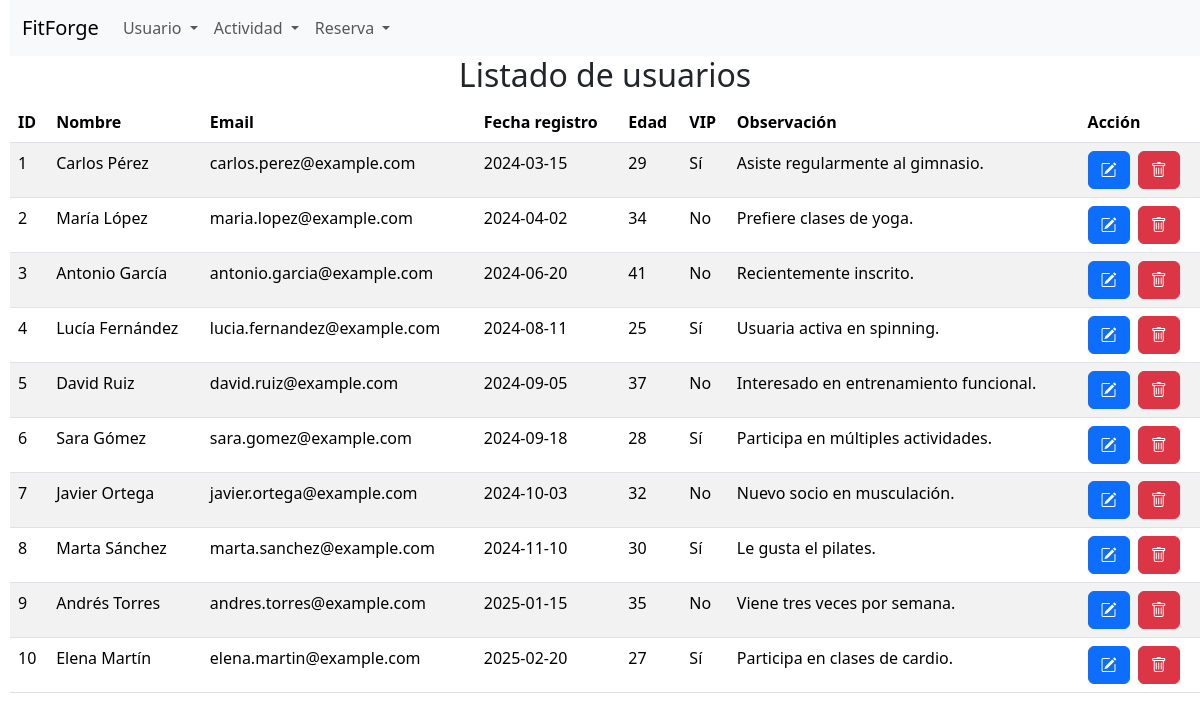
Screenshot of /listado_usuarios.php with the database file from the repository.
### tables this page shows
CREATE TABLE `user` (
  `id_user` int NOT NULL,
  `name` varchar(50) NOT NULL,
  `email` varchar(70) NOT NULL,
  `registration_date` date NOT NULL,
  `age` int NOT NULL,
  `vip` tinyint(1) NOT NULL,
  `observation` text NOT NULL,
  `id_membership` int NOT NULL
);

### listado_usuarios.php (the view, shortened to what this page needs)
<?php
$conexion = obtenerConexion();
$sql = "SELECT * FROM user ORDER BY id_user ASC;";
$resultado = mysqli_query($conexion, $sql);
$mensaje = "<h2 class='text-center'>Listado de usuarios</h2>";
$mensaje .= "<table class='table table-striped'>";
$mensaje .= "<thead><tr>
                <th>ID</th>
                <th>Nombre</th>
                <th>Email</th>
                <th>Fecha registro</th>
                <th>Edad</th>
                <th>VIP</th>
                <th>Observación</th>
                <th>Acción</th>
             </tr></thead>";
$mensaje .= "<tbody>";
while ($fila = mysqli_fetch_assoc($resultado)) {
    $mensaje .= "<tr>";
    $mensaje .= "<td>" . $fila['id_user'] . "</td>";
    $mensaje .= "<td>" . $fila['name'] . "</td>";
    $mensaje .= "<td>" . $fila['email'] . "</td>";
    $mensaje .= "<td>" . $fila['registration_date'] . "</td>";
    $mensaje .= "<td>" . $fila['age'] . "</td>";
    $mensaje .= "<td>" . ($fila['vip'] == 1 ? "Sí" : "No") . "</td>";
    $mensaje .= "<td>" . $fila['observation'] . "</td>";
    $mensaje .= "<td>
                    <form class='d-inline me-1' action='editar_usuario.php' method='post'>
                        <input type='hidden' name='usuario' value='" . htmlspecialchars(json_encode($fila), ENT_QUOTES) . "' />
                        <button name='Editar' class='btn btn-primary'><i class='bi bi-pencil-square'></i></button>
                    </form>
                    <form class='d-inline' action='proceso_borrar_usuario.php' method='post'>
                        <input type='hidden' name='id_user' value='" . $fila['id_user'] . "' />
                        <button name='Borrar' class='btn btn-danger'><i class='bi bi-trash'></i></button>
                    </form>
                 </td>";
    $mensaje .= "</tr>";
}
$mensaje .= "</tbody></table>";
echo $mensaje;
?>

### rows the page displays
user: id_user "1", name "Carlos Pérez", email "carlos.perez@example.com", registration_date "2024-03-15", age "29", vip "Sí", observation "Asiste regularmente al gimnasio."
user: id_user "2", name "María López", email "maria.lopez@example.com", registration_date "2024-04-02", age "34", vip "No", observation "Prefiere clases de yoga."
user: id_user "3", name "Antonio García", email "antonio.garcia@example.com", registration_date "2024-06-20", age "41", vip "No", observation "Recientemente inscrito."
user: id_user "4", name "Lucía Fernández", email "lucia.fernandez@example.com", registration_date "2024-08-11", age "25", vip "Sí", observation "Usuaria activa en spinning."
user: id_user "5", name "David Ruiz", email "david.ruiz@example.com", registration_date "2024-09-05", age "37", vip "No", observation "Interesado en entrenamiento funcional."
user: id_user "6", name "Sara Gómez", email "sara.gomez@example.com", registration_date "2024-09-18", age "28", vip "Sí", observation "Participa en múltiples actividades."
user: id_user "7", name "Javier Ortega", email "javier.ortega@example.com", registration_date "2024-10-03", age "32", vip "No", observation "Nuevo socio en musculación."
user: id_user "8", name "Marta Sánchez", email "marta.sanchez@example.com", registration_date "2024-11-10", age "30", vip "Sí", observation "Le gusta el pilates."
user: id_user "9", name "Andrés Torres", email "andres.torres@example.com", registration_date "2025-01-15", age "35", vip "No", observation "Viene tres veces por semana."
user: id_user "10", name "Elena Martín", email "elena.martin@example.com", registration_date "2025-02-20", age "27", vip "Sí", observation "Participa en clases de cardio."
